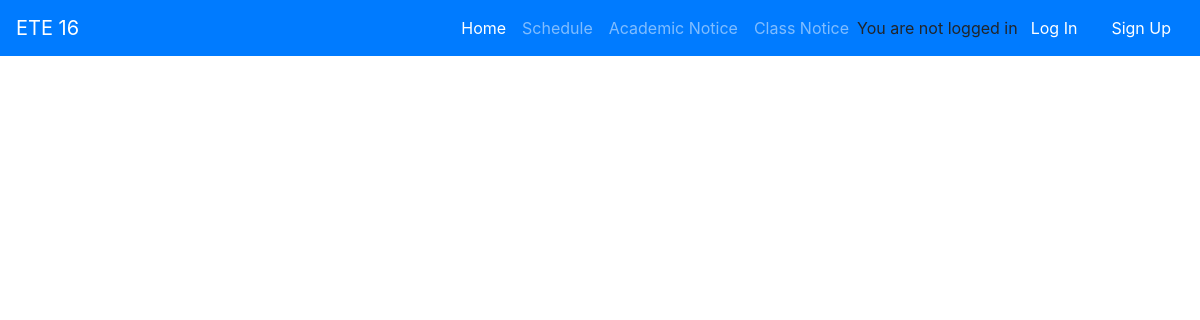
The app's page /class_notice/, older data.
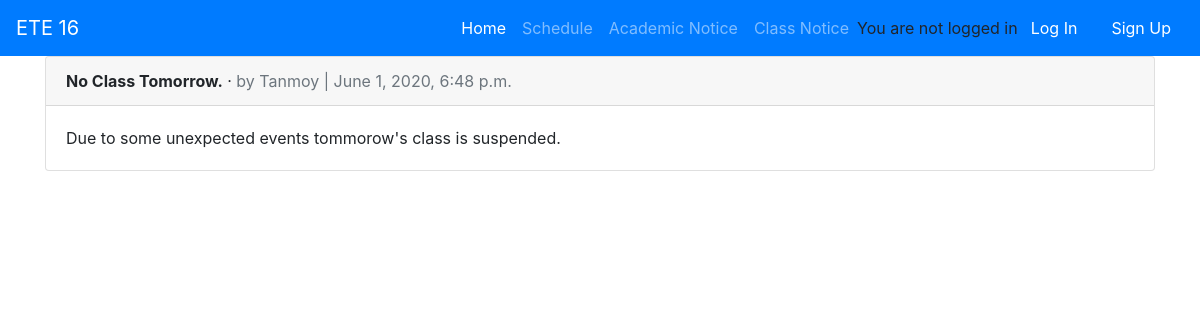
The same page, newer data.
### ClassNotice/models.py (models this page shows, shortened)
class ClassNotice(models.Model):
	title = models.CharField(max_length=255)
	body = models.TextField()
	date = models.DateTimeField(auto_now_add = True)
	author = models.ForeignKey(
		settings.AUTH_USER_MODEL,
		on_delete = models.CASCADE,
		)

### users/models.py (models this page shows)
class CustomUser(AbstractUser):
	roll = models.IntegerField(validators=[MinValueValidator(1604001),MaxValueValidator(1604060)],null=True,blank=False)
	email = models.EmailField(null=False,blank=False)
	REQUIRED_FIELDS = ['roll','email']

### ClassNotice/views.py (the view)
# urls.py: path('',ClassNoticeView.as_view(),name='class_notice_list')
class ClassNoticeView(ListView):
	model = ClassNotice
	template_name = 'class_notice_list.html'

### templates/class_notice_list.html (shortened to what this page needs)
{% extends 'base.html' %}
{% block content %}
  {% for notice in object_list %}
    <div class="card">
      <div class="card-header">
        <span class="font-weight-bold">{{ notice.title }}</span> &middot;
        <span class="text-muted">by {{ notice.author }} | {{ notice.date }}</span>
      </div>
      <div class="card-body">
        {{ notice.body }}
      </div>
    </div>
    <br />
  {% endfor %}
{% endblock content %}

Row changes from the older to the newer data that the page shows:
added ClassNotice: title "No Class Tomorrow.", author "Tanmoy", date "June 1, 2020, 6:48 p.m.", body "Due to some unexpected events tommorow's class is suspended."
